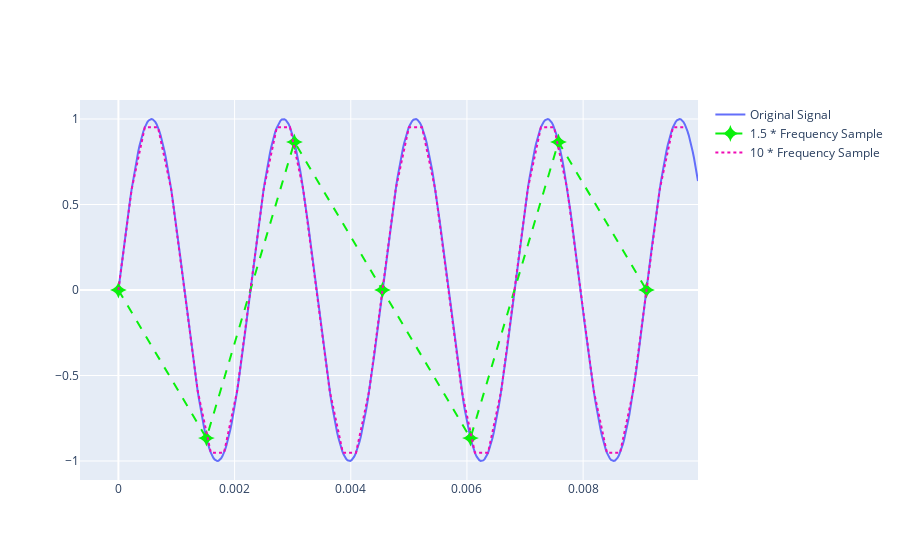

Notebook code cell kept with this figure:
### Code cell
import plotly.graph_objects as go
fig = go.Figure()
fig.add_trace(go.Scatter(x=tv,
                         y=note,
                         name='Original Signal',
                         connectgaps=True))
fig.add_trace(go.Scatter(x=tv1,
                         y=note1,
                         name='1.5 * Frequency Sample',
                        line = dict(shape = "linear",color='rgb(10,240,12)',dash='dash'),
                        marker = dict(symbol="star-diamond",size=12)))
fig.add_trace(go.Scatter(x=tv2,
                         y=note2,
                         name='10 * Frequency Sample',
                        line = dict(shape = "linear",color='rgb(240,10,180)',dash='dot'),
                        marker = dict(symbol="star-diamond",size=12),
                        connectgaps = False))
fig.show()

### Figure 1 — Plotly figure (JSON) as saved in the notebook; plotly's stock layout.template omitted (floating-point values rounded to 4 significant figures; data arrays with more than 128 entries replaced by an {"elided": "..."} marker saying what was removed)
{"data": [{"connectgaps": true, "name": "Original Signal", "type": "scatter", "x": {"elided": "441 float values"}, "y": {"elided": "441 float values"}}, {"line": {"color": "rgb(10,240,12)", "dash": "dash", "shape": "linear"}, "marker": {"size": 12, "symbol": "star-diamond"}, "name": "1.5 * Frequency Sample", "type": "scatter", "x": [0, 0.001515, 0.00303, 0.004545, 0.006061, 0.007576, 0.009091], "y": [0, -0.866, 0.866, -4.899e-16, -0.866, 0.866, -9.797e-16]}, {"connectgaps": false, "line": {"color": "rgb(240,10,180)", "dash": "dot", "shape": "linear"}, "marker": {"size": 12, "symbol": "star-diamond"}, "name": "10 * Frequency Sample", "type": "scatter", "x": [0, 0.0002273, 0.0004545, 0.0006818, 0.0009091, 0.001136, 0.001364, 0.001591, 0.001818, 0.002045, 0.002273, 0.0025, 0.002727, 0.002955, 0.003182, 0.003409, 0.003636, 0.003864, 0.004091, 0.004318, 0.004545, 0.004773, 0.005, 0.005227, 0.005455, 0.005682, 0.005909, 0.006136, 0.006364, 0.006591, 0.006818, 0.007045, 0.007273, 0.0075, 0.007727, 0.007955, 0.008182, 0.008409, 0.008636, 0.008864, 0.009091, 0.009318, 0.009545, 0.009773], "y": [0, 0.5878, 0.9511, 0.9511, 0.5878, 1.225e-16, -0.5878, -0.9511, -0.9511, -0.5878, -2.449e-16, 0.5878, 0.9511, 0.9511, 0.5878, 3.674e-16, -0.5878, -0.9511, -0.9511, -0.5878, -4.899e-16, 0.5878, 0.9511, 0.9511, 0.5878, -1.164e-15, -0.5878, -0.9511, -0.9511, -0.5878, -7.348e-16, 0.5878, 0.9511, 0.9511, 0.5878, 8.573e-16, -0.5878, -0.9511, -0.9511, -0.5878, -9.797e-16, 0.5878, 0.9511, 0.9511]}], "layout": {}}
